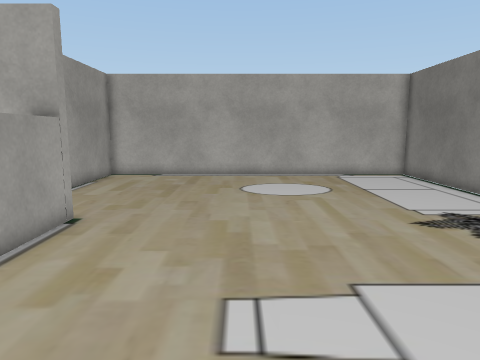
view 1 (above)

22 first-person views from a walk through a scene from a Unity 3-D project. The camera is 1.3 m above the floor, tilts 8° down and sees 70° across. The floor is counted in squares, 0.5 m on a side. Each view is taken from the middle of a square. On the plan, view 1 faces up. The plan holds only what a view shows up to about 20 squares ahead; the rest is blank. Some surface patterns are stand-ins.

view 2
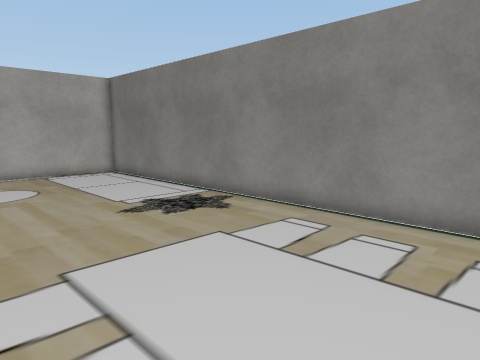

view 3
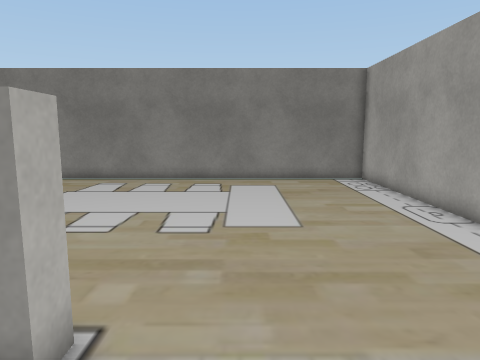

view 4
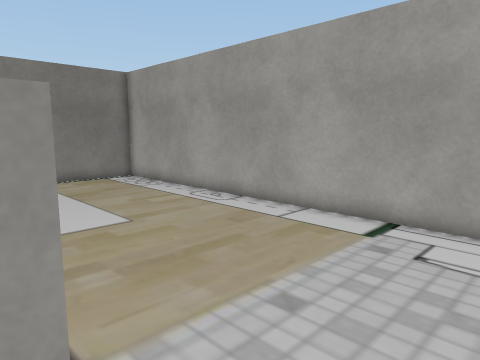

view 5
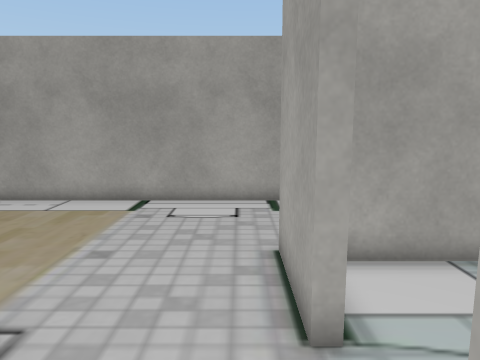

view 6
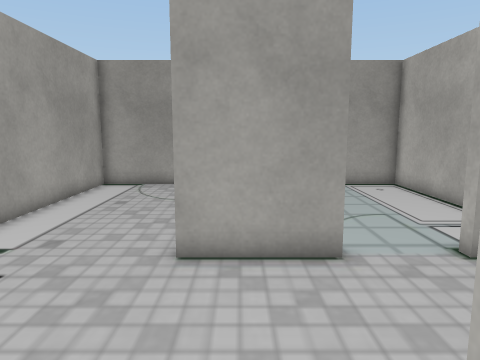

view 7
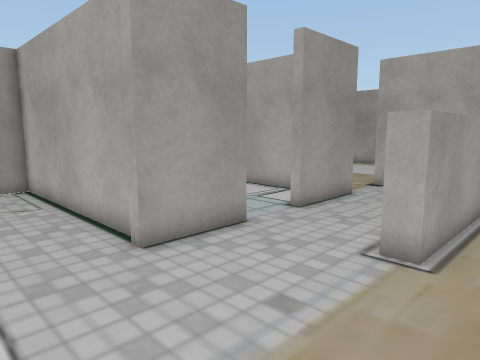

view 8
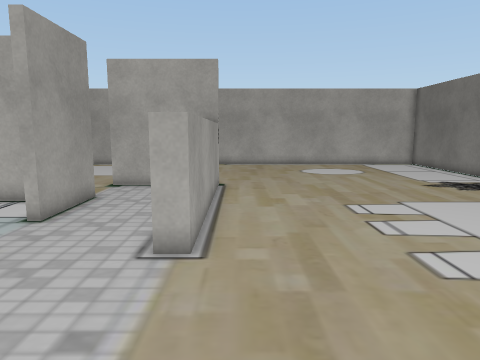

view 9
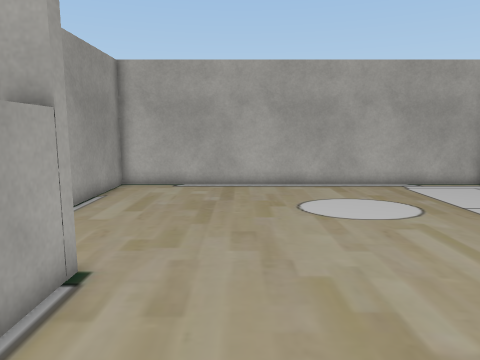

view 10
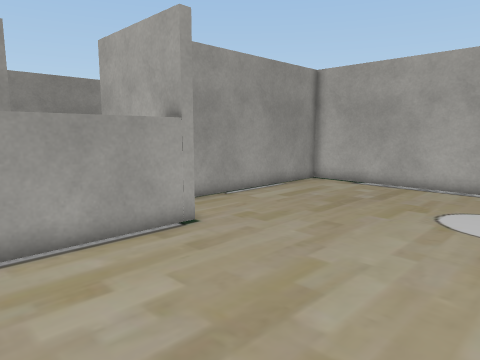

view 11
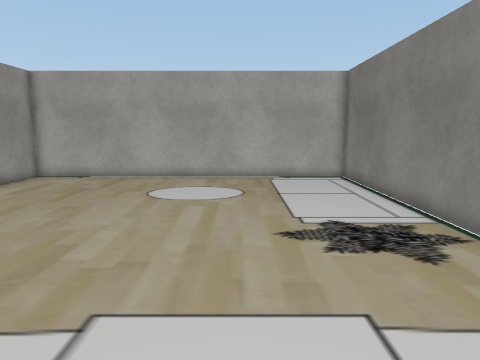

view 12
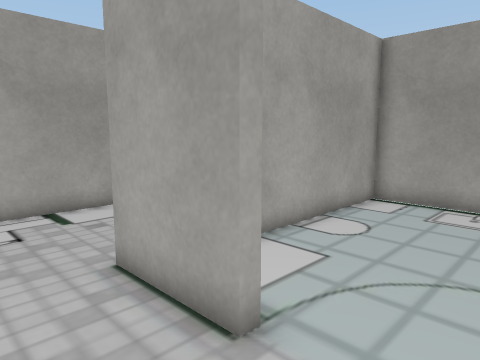

view 13
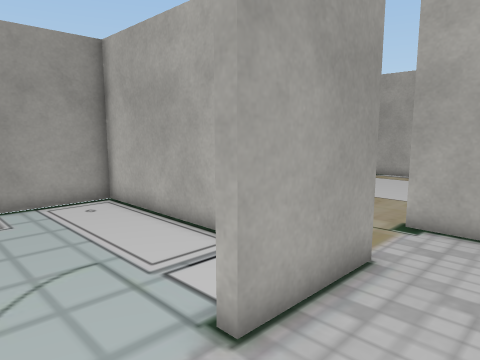

view 14
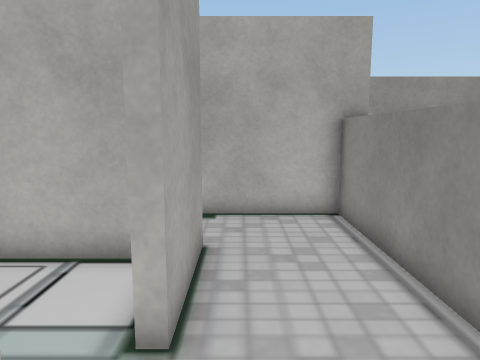

view 15
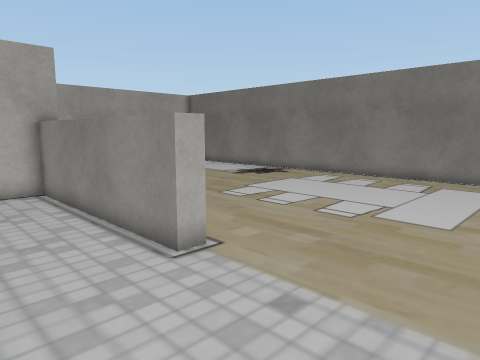

view 16
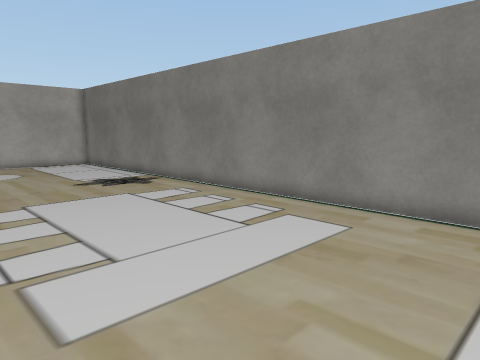

view 17
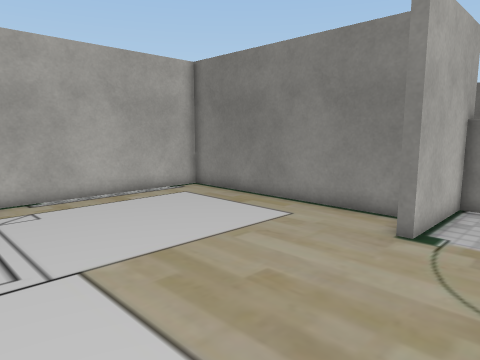

view 18
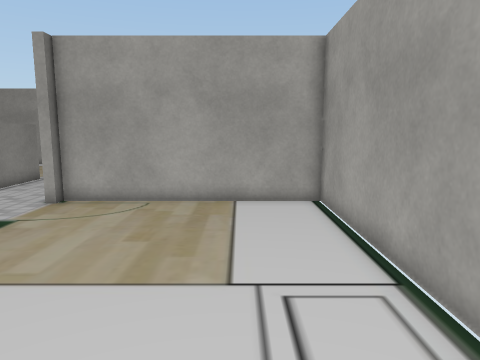

view 19
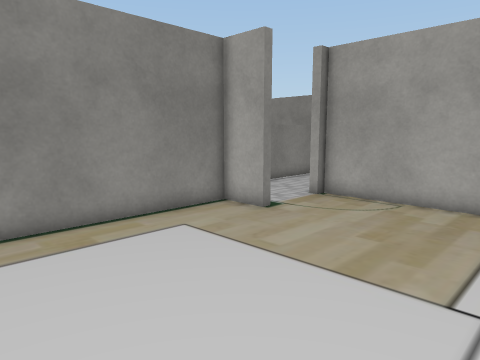

view 20
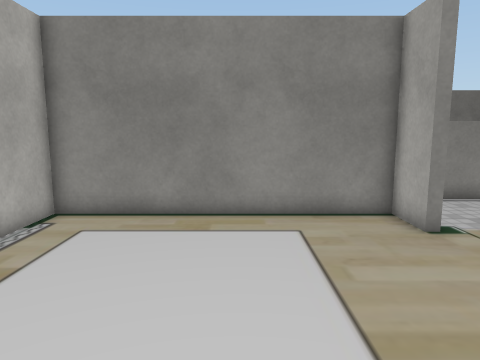

view 21
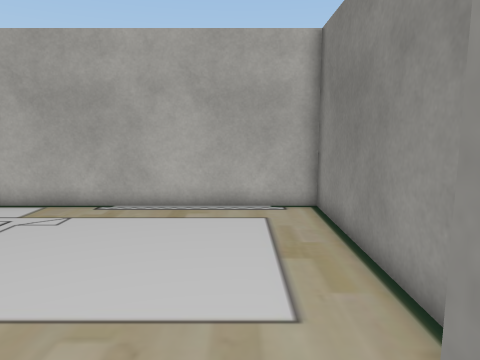

view 22
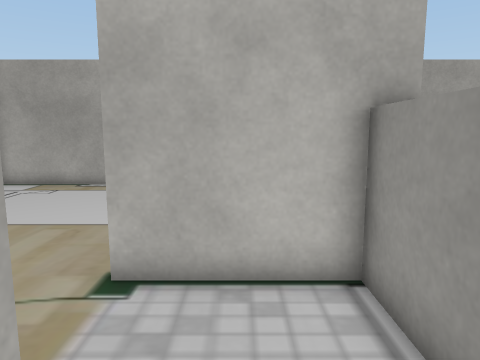

### Floor plan
Key: @ floor where view 1 was taken; # wall or solid block; . floor; O other object.
Columns run from 20 left of view 1 to 10 right of it. Each row starts with its distance up from view 1.
 21 ############O##################
 20  ...........O.................#
 19   ..........O.................#
 18   ..........O.................#
 17    .........O.................#
 16   ..........O.................#
 15 #...........O.................#
 14 #...........O.................#
 13 #...........O.................#
 12 #...........O.................#
 11 #...........O.................#
 10 #.........##O#O#..............#
  9 #.............O#..............#
  8 #.............O#..............#
  7 #.............O#..............#
  6 ##########O...O#..............#
  5 #.........#...O#..............#
  4 #.........#...O#..............#
  3 #.........#...O#..............#
  2 #.............O#..............#
  1 #.............O#..............#
  0 #.........#...O#....@.........#
 -1 #.........#...................#
 -2 #.........#...................#
 -3 ###########...................#
 -4 #.............................#
 -5 #.............................#
 -6 #.............................#
 -7 #.............................#
 -8 #.............................#
 -9 ###############################

Positions as (right, up) in squares from view 1, and headings:
1: (0, 0), facing up
2: (0, -1), facing up-right
3: (-9, -2), facing right
4: (-9, 1), facing down-right
5: (-9, 4), facing down
6: (-3, -2), facing left
7: (-3, -7), facing up-left
8: (-4, -7), facing up
9: (-2, 4), facing up
10: (3, 4), facing up-left
11: (4, 1), facing up
12: (-7, 3), facing down-left
13: (-7, 0), facing up-left
14: (-9, -1), facing up
15: (-10, -6), facing up-right
16: (-1, -8), facing up-right
17: (-19, 7), facing up-right
18: (-17, 19), facing down
19: (-18, 19), facing down-right
20: (-19, 15), facing right
21: (-11, 9), facing up
22: (-8, 4), facing up
